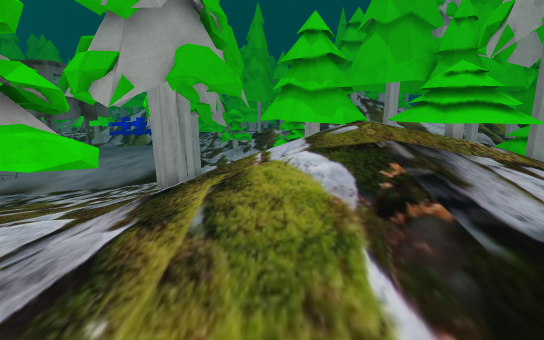
View 1 (above)

24 first-person views from a walk through a scene from a Unity 3-D project. The camera is 1.2 m above the floor, tilts 12° down and sees 85° across. The floor is counted in squares, 0.5 m on a side. Each view is taken from the middle of a square. On the plan, view 1 faces up. The plan holds only what a view shows up to about 19 squares ahead; the rest is blank. The place goes on beyond the plan. The player is left out. Some animated figures are left out. Some surface patterns are stand-ins.

View 2
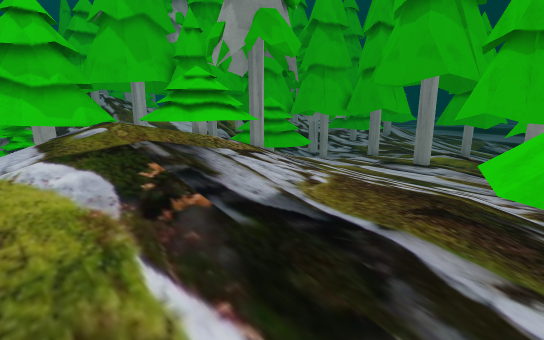

View 3
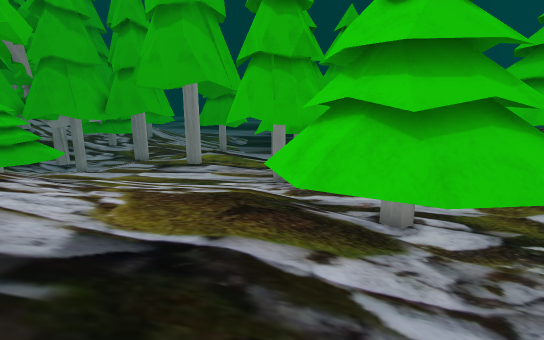

View 4
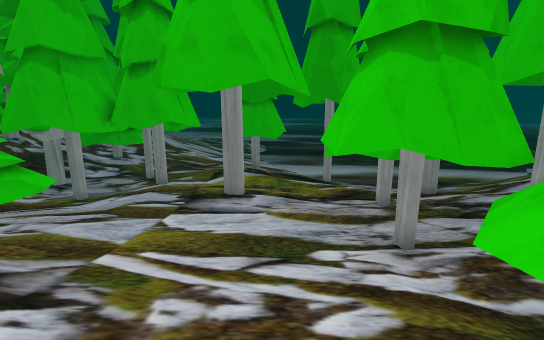

View 5
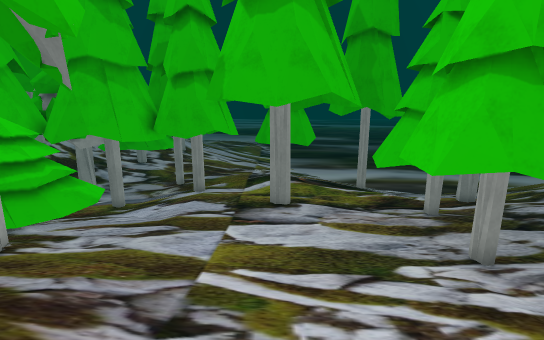

View 6
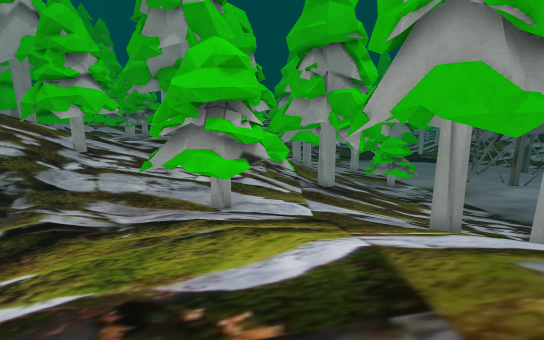

View 7
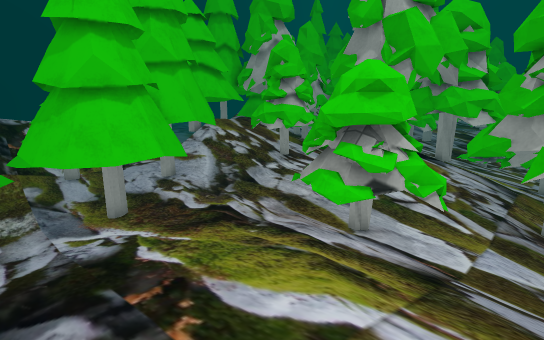

View 8
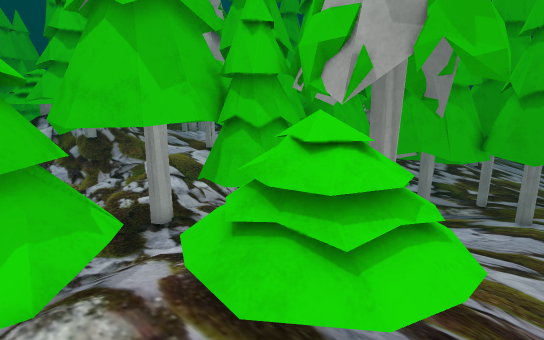

View 9
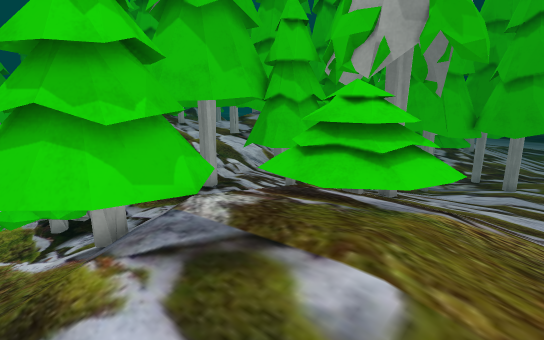

View 10
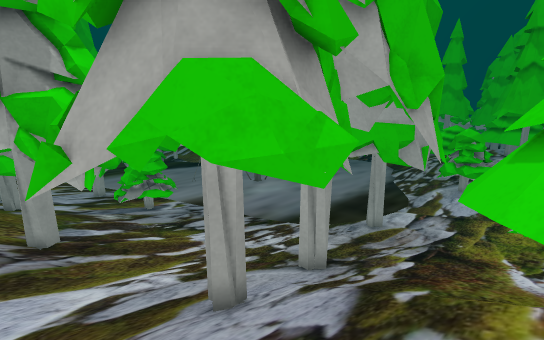

View 11
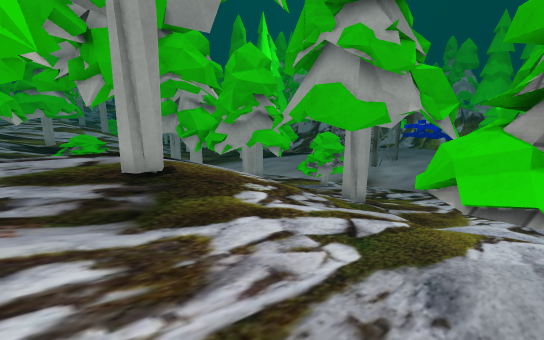

View 12
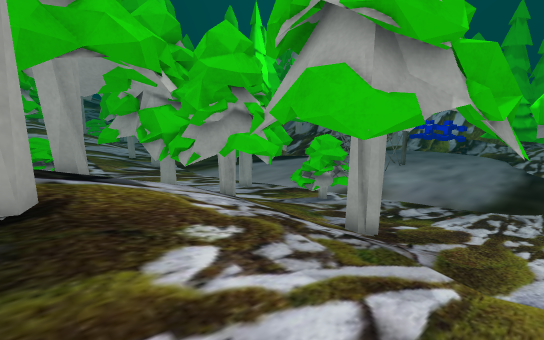

View 13
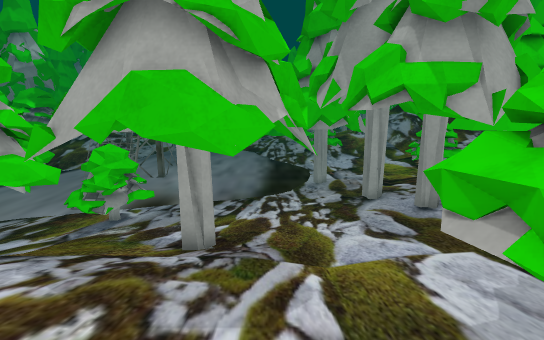

View 14
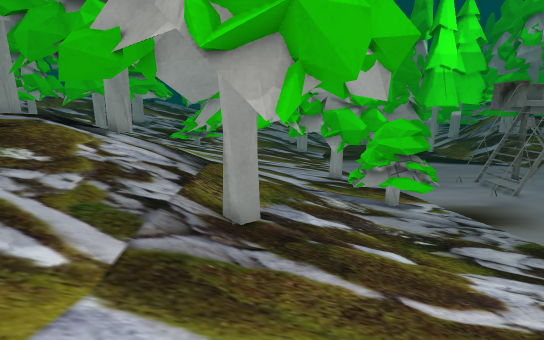

View 15
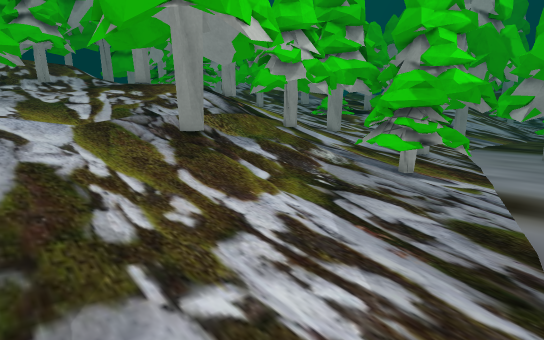

View 16
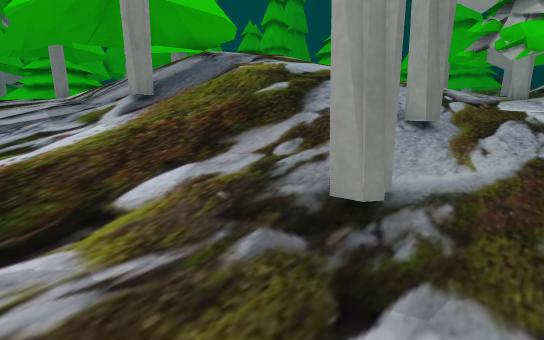

View 17
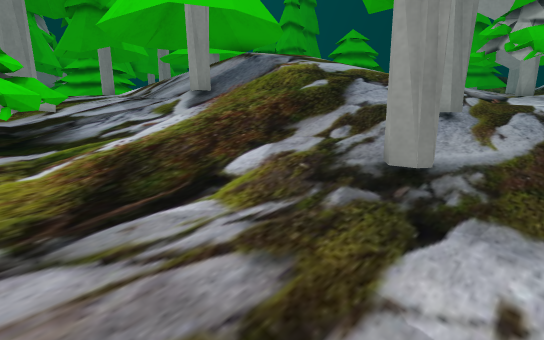

View 18
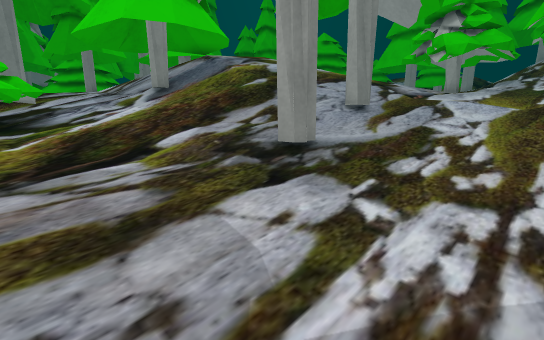

View 19
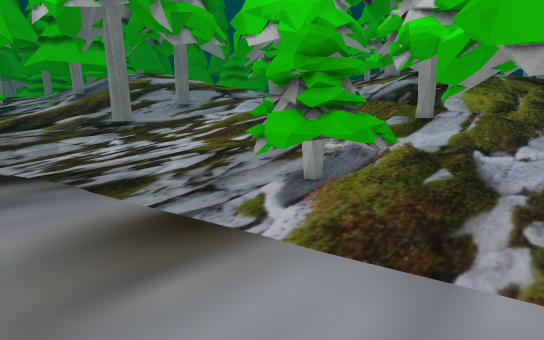

View 20
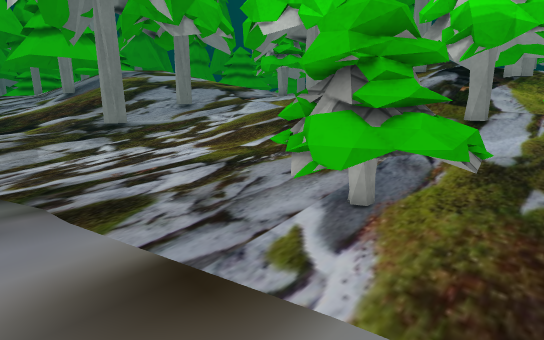

View 21
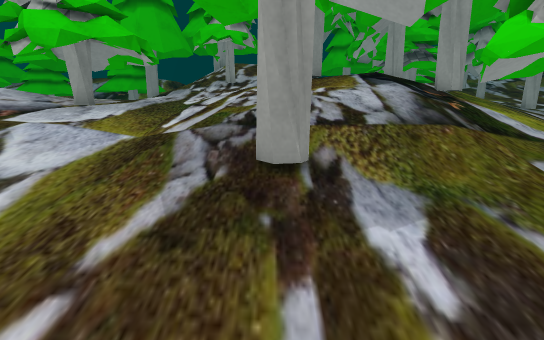

View 22
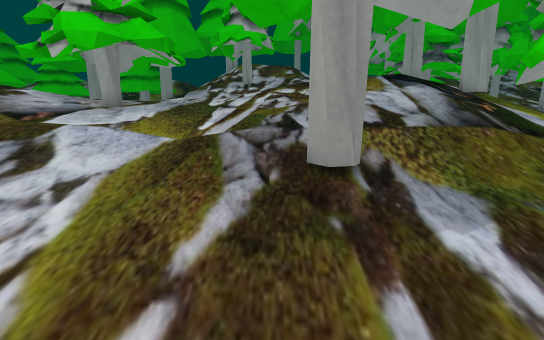

View 23
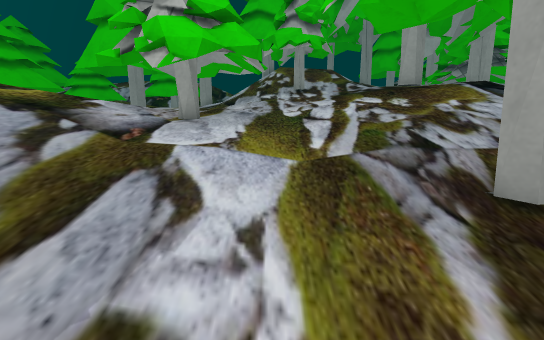

View 24
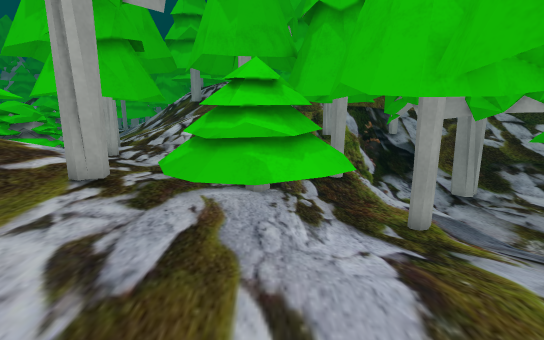

### Floor plan
Key: @ floor where view 1 was taken; # wall or solid block; . main floor; : floor 0.25 m higher than the main floor; - floor 0.25 m lower than the main floor; + floor 0.5 m higher than the main floor; _ floor 0.5 m lower than the main floor; * floor 0.75 m higher than the main floor; < floor 0.75 m lower than the main floor; % floor 1 m higher than the main floor; ( floor 1 m lower than the main floor; & floor 1.25 m higher than the main floor; ! floor 1.25 m lower than the main floor; $ floor 1.5 m higher than the main floor; / step, stairs or slope; T pine tree; O other object.
Columns run from 24 left of view 1 to 26 right of it. Each row starts with its distance up from view 1.
 22  (((((((((((((((((((<<<_TT T.. :::++++TT  OOOO/-
 21  !((((((((((((((((((<<__TTOO...:#::::    T  --TT
 20  !!((((((((((((((((<<__/--....::T:+::    T #_TT___
 19 !!!(((((((((((((((<<__//-TTTT:::+TTT:    T-T____T__
 18 !!!!((T((((((((((<<<_//.TTTTTT:+TTTTT    T ___<<TT_
 17 TTT(TTTT((((((((<<<_///TTTTTTT/+TT#TT      __T<<<__
 16  TTTTTTTT(((((<<<<_TT-/TTTTTTT/*TTTTT     T__T<<__
 15 T(TTTTTTT((<<<<<<__--T//TTTTTT/ TTTT:/    T_T_____
 14 TTTTTTTT<<<<<<<<__--/T /TTTT%%/  TT+:///  T_#T___
 13  TTT<<<<<<<<<_____--//T//%/&&//  TTTT:///TT-_____
 12 TTT<<<_///////___--TT/TT%//&&//  TT++::...TTT-__TT
 11 TTTTTTT__///_-----..T/TT%//$&//   T++::....T.-----_
 10  _TTTTTTT-/-T--T..../TT////$$&////*++::...TTTT.T---
  9 TTTTTTTTTT.TT/.T..TTTT*///&$&&%%//+++::....T  T.-
  8 TTTTTTTTTTT...T...:::////&&&&%%%//++:::....TTT .
  7 TTTTTTTT:TTTTTT..:TT+///%%&&%%%%/+++:::........TT
  6 TTTT.TTT+++TTTT::TTTT+/%%%%%%%%**+++::...TT....TT
  5 T ../++TT*/++++:TTTTTT*%%%%%%%***++:::...#T....TT
  4   ./+++TT****+++TTTTTT**%%%%%****++:::.........TT
  3   ///TTTT%%%**++TTTTTT*****%****+++TT ..........T
  2   ///T%TT%%%%**++TTTT++*********++TTTT .TT ....-
  1   /TTTTTT%TT%***+++++++++++++++&TTTT#:TTTTT ..T
  0     TTTTT%%%%%****++++++@++++TTTTTTT:T TTTT ..
 -1         TT%%%%TT***+++++TT+:TTTTTTTTT TTTT
 -2 T    TT  T%%%TTTT**+++TTTTT:TTTT        T TT
 -3 T       TT%%%TTTTT**+ TT:TTTTTTT          TT-
 -4  TTTT      &&T TT%%TTTT #  TTTTTT          #T

Positions as (right, up) in squares from view 1, and headings:
1: (0, 0), facing up
2: (0, 0), facing up-right
3: (0, 1), facing right
4: (5, 4), facing right
5: (5, 6), facing right
6: (5, 6), facing left
7: (4, 9), facing down-left
8: (3, 9), facing up-right
9: (0, 8), facing up-right
10: (1, 8), facing up-left
11: (-6, -2), facing up-left
12: (-8, 1), facing up-left
13: (-10, 1), facing up
14: (-5, 10), facing left
15: (-6, 20), facing down-left
16: (-7, 20), facing down-right
17: (-7, 22), facing down-right
18: (-10, 22), facing down-right
19: (-23, 22), facing down-right
20: (-21, 21), facing down-right
21: (-12, 15), facing down
22: (-11, 15), facing down
23: (-8, 14), facing down
24: (16, 6), facing up
